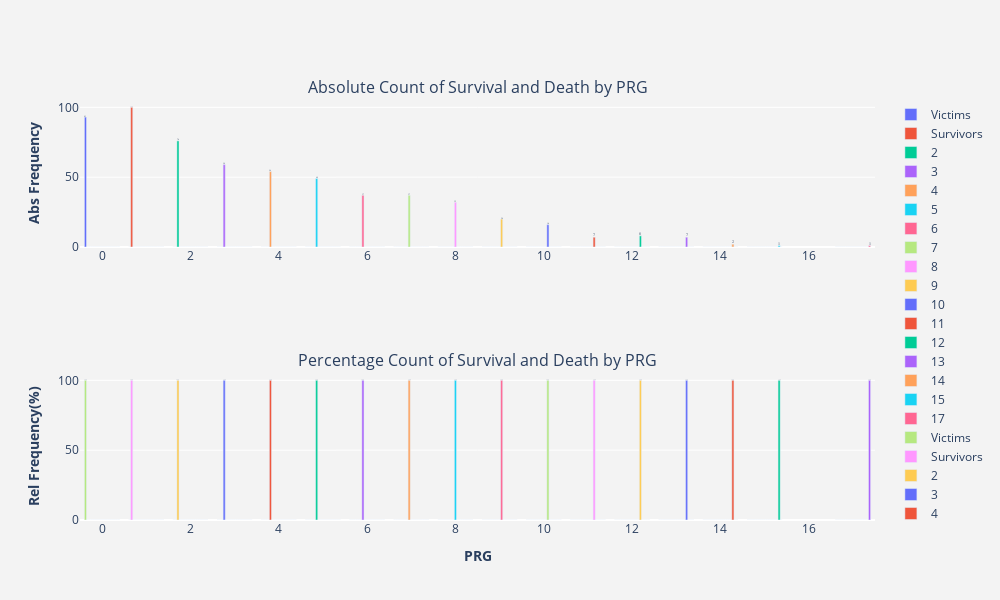

Here is the notebook cell this chart was saved with:
### Code cell
"""Count and plot absolute and relative number of survivors and victims due to SibSp."""
calculateCrosstabulation(df_train.PRG)

### Figure 1 — Plotly figure (JSON) as saved in the notebook; plotly's stock layout.template omitted (floating-point values rounded to 4 significant figures)
{"data": [{"hoverinfo": "x+y", "name": "Victims", "text": [93, 0, 0, 0, 0, 0, 0, 0, 0, 0, 0, 0, 0, 0, 0, 0, 0], "textfont": {"family": "sans serif", "size": 14}, "textposition": "auto", "type": "bar", "x": [0, 1, 2, 3, 4, 5, 6, 7, 8, 9, 10, 11, 12, 13, 14, 15, 17], "xaxis": "x", "y": [93, 0, 0, 0, 0, 0, 0, 0, 0, 0, 0, 0, 0, 0, 0, 0, 0], "yaxis": "y"}, {"hoverinfo": "x+y", "name": "Survivors", "text": [0, 100, 0, 0, 0, 0, 0, 0, 0, 0, 0, 0, 0, 0, 0, 0, 0], "textfont": {"family": "sans serif", "size": 14}, "textposition": "auto", "type": "bar", "x": [0, 1, 2, 3, 4, 5, 6, 7, 8, 9, 10, 11, 12, 13, 14, 15, 17], "xaxis": "x", "y": [0, 100, 0, 0, 0, 0, 0, 0, 0, 0, 0, 0, 0, 0, 0, 0, 0], "yaxis": "y"}, {"hoverinfo": "x+y", "name": "2", "text": [0, 0, 76, 0, 0, 0, 0, 0, 0, 0, 0, 0, 0, 0, 0, 0, 0], "textfont": {"family": "sans serif", "size": 14}, "textposition": "auto", "type": "bar", "x": [0, 1, 2, 3, 4, 5, 6, 7, 8, 9, 10, 11, 12, 13, 14, 15, 17], "xaxis": "x", "y": [0, 0, 76, 0, 0, 0, 0, 0, 0, 0, 0, 0, 0, 0, 0, 0, 0], "yaxis": "y"}, {"hoverinfo": "x+y", "name": "3", "text": [0, 0, 0, 59, 0, 0, 0, 0, 0, 0, 0, 0, 0, 0, 0, 0, 0], "textfont": {"family": "sans serif", "size": 14}, "textposition": "auto", "type": "bar", "x": [0, 1, 2, 3, 4, 5, 6, 7, 8, 9, 10, 11, 12, 13, 14, 15, 17], "xaxis": "x", "y": [0, 0, 0, 59, 0, 0, 0, 0, 0, 0, 0, 0, 0, 0, 0, 0, 0], "yaxis": "y"}, {"hoverinfo": "x+y", "name": "4", "text": [0, 0, 0, 0, 54, 0, 0, 0, 0, 0, 0, 0, 0, 0, 0, 0, 0], "textfont": {"family": "sans serif", "size": 14}, "textposition": "auto", "type": "bar", "x": [0, 1, 2, 3, 4, 5, 6, 7, 8, 9, 10, 11, 12, 13, 14, 15, 17], "xaxis": "x", "y": [0, 0, 0, 0, 54, 0, 0, 0, 0, 0, 0, 0, 0, 0, 0, 0, 0], "yaxis": "y"}, {"hoverinfo": "x+y", "name": "5", "text": [0, 0, 0, 0, 0, 49, 0, 0, 0, 0, 0, 0, 0, 0, 0, 0, 0], "textfont": {"family": "sans serif", "size": 14}, "textposition": "auto", "type": "bar", "x": [0, 1, 2, 3, 4, 5, 6, 7, 8, 9, 10, 11, 12, 13, 14, 15, 17], "xaxis": "x", "y": [0, 0, 0, 0, 0, 49, 0, 0, 0, 0, 0, 0, 0, 0, 0, 0, 0], "yaxis": "y"}, {"hoverinfo": "x+y", "name": "6", "text": [0, 0, 0, 0, 0, 0, 37, 0, 0, 0, 0, 0, 0, 0, 0, 0, 0], "textfont": {"family": "sans serif", "size": 14}, "textposition": "auto", "type": "bar", "x": [0, 1, 2, 3, 4, 5, 6, 7, 8, 9, 10, 11, 12, 13, 14, 15, 17], "xaxis": "x", "y": [0, 0, 0, 0, 0, 0, 37, 0, 0, 0, 0, 0, 0, 0, 0, 0, 0], "yaxis": "y"}, {"hoverinfo": "x+y", "name": "7", "text": [0, 0, 0, 0, 0, 0, 0, 37, 0, 0, 0, 0, 0, 0, 0, 0, 0], "textfont": {"family": "sans serif", "size": 14}, "textposition": "auto", "type": "bar", "x": [0, 1, 2, 3, 4, 5, 6, 7, 8, 9, 10, 11, 12, 13, 14, 15, 17], "xaxis": "x", "y": [0, 0, 0, 0, 0, 0, 0, 37, 0, 0, 0, 0, 0, 0, 0, 0, 0], "yaxis": "y"}, {"hoverinfo": "x+y", "name": "8", "text": [0, 0, 0, 0, 0, 0, 0, 0, 32, 0, 0, 0, 0, 0, 0, 0, 0], "textfont": {"family": "sans serif", "size": 14}, "textposition": "auto", "type": "bar", "x": [0, 1, 2, 3, 4, 5, 6, 7, 8, 9, 10, 11, 12, 13, 14, 15, 17], "xaxis": "x", "y": [0, 0, 0, 0, 0, 0, 0, 0, 32, 0, 0, 0, 0, 0, 0, 0, 0], "yaxis": "y"}, {"hoverinfo": "x+y", "name": "9", "text": [0, 0, 0, 0, 0, 0, 0, 0, 0, 20, 0, 0, 0, 0, 0, 0, 0], "textfont": {"family": "sans serif", "size": 14}, "textposition": "auto", "type": "bar", "x": [0, 1, 2, 3, 4, 5, 6, 7, 8, 9, 10, 11, 12, 13, 14, 15, 17], "xaxis": "x", "y": [0, 0, 0, 0, 0, 0, 0, 0, 0, 20, 0, 0, 0, 0, 0, 0, 0], "yaxis": "y"}, {"hoverinfo": "x+y", "name": "10", "text": [0, 0, 0, 0, 0, 0, 0, 0, 0, 0, 16, 0, 0, 0, 0, 0, 0], "textfont": {"family": "sans serif", "size": 14}, "textposition": "auto", "type": "bar", "x": [0, 1, 2, 3, 4, 5, 6, 7, 8, 9, 10, 11, 12, 13, 14, 15, 17], "xaxis": "x", "y": [0, 0, 0, 0, 0, 0, 0, 0, 0, 0, 16, 0, 0, 0, 0, 0, 0], "yaxis": "y"}, {"hoverinfo": "x+y", "name": "11", "text": [0, 0, 0, 0, 0, 0, 0, 0, 0, 0, 0, 7, 0, 0, 0, 0, 0], "textfont": {"family": "sans serif", "size": 14}, "textposition": "auto", "type": "bar", "x": [0, 1, 2, 3, 4, 5, 6, 7, 8, 9, 10, 11, 12, 13, 14, 15, 17], "xaxis": "x", "y": [0, 0, 0, 0, 0, 0, 0, 0, 0, 0, 0, 7, 0, 0, 0, 0, 0], "yaxis": "y"}, {"hoverinfo": "x+y", "name": "12", "text": [0, 0, 0, 0, 0, 0, 0, 0, 0, 0, 0, 0, 8, 0, 0, 0, 0], "textfont": {"family": "sans serif", "size": 14}, "textposition": "auto", "type": "bar", "x": [0, 1, 2, 3, 4, 5, 6, 7, 8, 9, 10, 11, 12, 13, 14, 15, 17], "xaxis": "x", "y": [0, 0, 0, 0, 0, 0, 0, 0, 0, 0, 0, 0, 8, 0, 0, 0, 0], "yaxis": "y"}, {"hoverinfo": "x+y", "name": "13", "text": [0, 0, 0, 0, 0, 0, 0, 0, 0, 0, 0, 0, 0, 7, 0, 0, 0], "textfont": {"family": "sans serif", "size": 14}, "textposition": "auto", "type": "bar", "x": [0, 1, 2, 3, 4, 5, 6, 7, 8, 9, 10, 11, 12, 13, 14, 15, 17], "xaxis": "x", "y": [0, 0, 0, 0, 0, 0, 0, 0, 0, 0, 0, 0, 0, 7, 0, 0, 0], "yaxis": "y"}, {"hoverinfo": "x+y", "name": "14", "text": [0, 0, 0, 0, 0, 0, 0, 0, 0, 0, 0, 0, 0, 0, 2, 0, 0], "textfont": {"family": "sans serif", "size": 14}, "textposition": "auto", "type": "bar", "x": [0, 1, 2, 3, 4, 5, 6, 7, 8, 9, 10, 11, 12, 13, 14, 15, 17], "xaxis": "x", "y": [0, 0, 0, 0, 0, 0, 0, 0, 0, 0, 0, 0, 0, 0, 2, 0, 0], "yaxis": "y"}, {"hoverinfo": "x+y", "name": "15", "text": [0, 0, 0, 0, 0, 0, 0, 0, 0, 0, 0, 0, 0, 0, 0, 1, 0], "textfont": {"family": "sans serif", "size": 14}, "textposition": "auto", "type": "bar", "x": [0, 1, 2, 3, 4, 5, 6, 7, 8, 9, 10, 11, 12, 13, 14, 15, 17], "xaxis": "x", "y": [0, 0, 0, 0, 0, 0, 0, 0, 0, 0, 0, 0, 0, 0, 0, 1, 0], "yaxis": "y"}, {"hoverinfo": "x+y", "name": "17", "text": [0, 0, 0, 0, 0, 0, 0, 0, 0, 0, 0, 0, 0, 0, 0, 0, 1], "textfont": {"family": "sans serif", "size": 14}, "textposition": "auto", "type": "bar", "x": [0, 1, 2, 3, 4, 5, 6, 7, 8, 9, 10, 11, 12, 13, 14, 15, 17], "xaxis": "x", "y": [0, 0, 0, 0, 0, 0, 0, 0, 0, 0, 0, 0, 0, 0, 0, 0, 1], "yaxis": "y"}, {"hoverinfo": "x+y", "name": "Victims", "text": [100, 0, 0, 0, 0, 0, 0, 0, 0, 0, 0, 0, 0, 0, 0, 0, 0], "textfont": {"family": "sans serif", "size": 14}, "textposition": "auto", "type": "bar", "x": [0, 1, 2, 3, 4, 5, 6, 7, 8, 9, 10, 11, 12, 13, 14, 15, 17], "xaxis": "x2", "y": [100, 0, 0, 0, 0, 0, 0, 0, 0, 0, 0, 0, 0, 0, 0, 0, 0], "yaxis": "y2"}, {"hoverinfo": "x+y", "name": "Survivors", "text": [0, 100, 0, 0, 0, 0, 0, 0, 0, 0, 0, 0, 0, 0, 0, 0, 0], "textfont": {"family": "sans serif", "size": 14}, "textposition": "auto", "type": "bar", "x": [0, 1, 2, 3, 4, 5, 6, 7, 8, 9, 10, 11, 12, 13, 14, 15, 17], "xaxis": "x2", "y": [0, 100, 0, 0, 0, 0, 0, 0, 0, 0, 0, 0, 0, 0, 0, 0, 0], "yaxis": "y2"}, {"hoverinfo": "x+y", "name": "2", "text": [0, 0, 100, 0, 0, 0, 0, 0, 0, 0, 0, 0, 0, 0, 0, 0, 0], "textfont": {"family": "sans serif", "size": 14}, "textposition": "auto", "type": "bar", "x": [0, 1, 2, 3, 4, 5, 6, 7, 8, 9, 10, 11, 12, 13, 14, 15, 17], "xaxis": "x2", "y": [0, 0, 100, 0, 0, 0, 0, 0, 0, 0, 0, 0, 0, 0, 0, 0, 0], "yaxis": "y2"}, {"hoverinfo": "x+y", "name": "3", "text": [0, 0, 0, 100, 0, 0, 0, 0, 0, 0, 0, 0, 0, 0, 0, 0, 0], "textfont": {"family": "sans serif", "size": 14}, "textposition": "auto", "type": "bar", "x": [0, 1, 2, 3, 4, 5, 6, 7, 8, 9, 10, 11, 12, 13, 14, 15, 17], "xaxis": "x2", "y": [0, 0, 0, 100, 0, 0, 0, 0, 0, 0, 0, 0, 0, 0, 0, 0, 0], "yaxis": "y2"}, {"hoverinfo": "x+y", "name": "4", "text": [0, 0, 0, 0, 100, 0, 0, 0, 0, 0, 0, 0, 0, 0, 0, 0, 0], "textfont": {"family": "sans serif", "size": 14}, "textposition": "auto", "type": "bar", "x": [0, 1, 2, 3, 4, 5, 6, 7, 8, 9, 10, 11, 12, 13, 14, 15, 17], "xaxis": "x2", "y": [0, 0, 0, 0, 100, 0, 0, 0, 0, 0, 0, 0, 0, 0, 0, 0, 0], "yaxis": "y2"}, {"hoverinfo": "x+y", "name": "5", "text": [0, 0, 0, 0, 0, 100, 0, 0, 0, 0, 0, 0, 0, 0, 0, 0, 0], "textfont": {"family": "sans serif", "size": 14}, "textposition": "auto", "type": "bar", "x": [0, 1, 2, 3, 4, 5, 6, 7, 8, 9, 10, 11, 12, 13, 14, 15, 17], "xaxis": "x2", "y": [0, 0, 0, 0, 0, 100, 0, 0, 0, 0, 0, 0, 0, 0, 0, 0, 0], "yaxis": "y2"}, {"hoverinfo": "x+y", "name": "6", "text": [0, 0, 0, 0, 0, 0, 100, 0, 0, 0, 0, 0, 0, 0, 0, 0, 0], "textfont": {"family": "sans serif", "size": 14}, "textposition": "auto", "type": "bar", "x": [0, 1, 2, 3, 4, 5, 6, 7, 8, 9, 10, 11, 12, 13, 14, 15, 17], "xaxis": "x2", "y": [0, 0, 0, 0, 0, 0, 100, 0, 0, 0, 0, 0, 0, 0, 0, 0, 0], "yaxis": "y2"}, {"hoverinfo": "x+y", "name": "7", "text": [0, 0, 0, 0, 0, 0, 0, 100, 0, 0, 0, 0, 0, 0, 0, 0, 0], "textfont": {"family": "sans serif", "size": 14}, "textposition": "auto", "type": "bar", "x": [0, 1, 2, 3, 4, 5, 6, 7, 8, 9, 10, 11, 12, 13, 14, 15, 17], "xaxis": "x2", "y": [0, 0, 0, 0, 0, 0, 0, 100, 0, 0, 0, 0, 0, 0, 0, 0, 0], "yaxis": "y2"}, {"hoverinfo": "x+y", "name": "8", "text": [0, 0, 0, 0, 0, 0, 0, 0, 100, 0, 0, 0, 0, 0, 0, 0, 0], "textfont": {"family": "sans serif", "size": 14}, "textposition": "auto", "type": "bar", "x": [0, 1, 2, 3, 4, 5, 6, 7, 8, 9, 10, 11, 12, 13, 14, 15, 17], "xaxis": "x2", "y": [0, 0, 0, 0, 0, 0, 0, 0, 100, 0, 0, 0, 0, 0, 0, 0, 0], "yaxis": "y2"}, {"hoverinfo": "x+y", "name": "9", "text": [0, 0, 0, 0, 0, 0, 0, 0, 0, 100, 0, 0, 0, 0, 0, 0, 0], "textfont": {"family": "sans serif", "size": 14}, "textposition": "auto", "type": "bar", "x": [0, 1, 2, 3, 4, 5, 6, 7, 8, 9, 10, 11, 12, 13, 14, 15, 17], "xaxis": "x2", "y": [0, 0, 0, 0, 0, 0, 0, 0, 0, 100, 0, 0, 0, 0, 0, 0, 0], "yaxis": "y2"}, {"hoverinfo": "x+y", "name": "10", "text": [0, 0, 0, 0, 0, 0, 0, 0, 0, 0, 100, 0, 0, 0, 0, 0, 0], "textfont": {"family": "sans serif", "size": 14}, "textposition": "auto", "type": "bar", "x": [0, 1, 2, 3, 4, 5, 6, 7, 8, 9, 10, 11, 12, 13, 14, 15, 17], "xaxis": "x2", "y": [0, 0, 0, 0, 0, 0, 0, 0, 0, 0, 100, 0, 0, 0, 0, 0, 0], "yaxis": "y2"}, {"hoverinfo": "x+y", "name": "11", "text": [0, 0, 0, 0, 0, 0, 0, 0, 0, 0, 0, 100, 0, 0, 0, 0, 0], "textfont": {"family": "sans serif", "size": 14}, "textposition": "auto", "type": "bar", "x": [0, 1, 2, 3, 4, 5, 6, 7, 8, 9, 10, 11, 12, 13, 14, 15, 17], "xaxis": "x2", "y": [0, 0, 0, 0, 0, 0, 0, 0, 0, 0, 0, 100, 0, 0, 0, 0, 0], "yaxis": "y2"}, {"hoverinfo": "x+y", "name": "12", "text": [0, 0, 0, 0, 0, 0, 0, 0, 0, 0, 0, 0, 100, 0, 0, 0, 0], "textfont": {"family": "sans serif", "size": 14}, "textposition": "auto", "type": "bar", "x": [0, 1, 2, 3, 4, 5, 6, 7, 8, 9, 10, 11, 12, 13, 14, 15, 17], "xaxis": "x2", "y": [0, 0, 0, 0, 0, 0, 0, 0, 0, 0, 0, 0, 100, 0, 0, 0, 0], "yaxis": "y2"}, {"hoverinfo": "x+y", "name": "13", "text": [0, 0, 0, 0, 0, 0, 0, 0, 0, 0, 0, 0, 0, 100, 0, 0, 0], "textfont": {"family": "sans serif", "size": 14}, "textposition": "auto", "type": "bar", "x": [0, 1, 2, 3, 4, 5, 6, 7, 8, 9, 10, 11, 12, 13, 14, 15, 17], "xaxis": "x2", "y": [0, 0, 0, 0, 0, 0, 0, 0, 0, 0, 0, 0, 0, 100, 0, 0, 0], "yaxis": "y2"}, {"hoverinfo": "x+y", "name": "14", "text": [0, 0, 0, 0, 0, 0, 0, 0, 0, 0, 0, 0, 0, 0, 100, 0, 0], "textfont": {"family": "sans serif", "size": 14}, "textposition": "auto", "type": "bar", "x": [0, 1, 2, 3, 4, 5, 6, 7, 8, 9, 10, 11, 12, 13, 14, 15, 17], "xaxis": "x2", "y": [0, 0, 0, 0, 0, 0, 0, 0, 0, 0, 0, 0, 0, 0, 100, 0, 0], "yaxis": "y2"}, {"hoverinfo": "x+y", "name": "15", "text": [0, 0, 0, 0, 0, 0, 0, 0, 0, 0, 0, 0, 0, 0, 0, 100, 0], "textfont": {"family": "sans serif", "size": 14}, "textposition": "auto", "type": "bar", "x": [0, 1, 2, 3, 4, 5, 6, 7, 8, 9, 10, 11, 12, 13, 14, 15, 17], "xaxis": "x2", "y": [0, 0, 0, 0, 0, 0, 0, 0, 0, 0, 0, 0, 0, 0, 0, 100, 0], "yaxis": "y2"}, {"hoverinfo": "x+y", "name": "17", "text": [0, 0, 0, 0, 0, 0, 0, 0, 0, 0, 0, 0, 0, 0, 0, 0, 100], "textfont": {"family": "sans serif", "size": 14}, "textposition": "auto", "type": "bar", "x": [0, 1, 2, 3, 4, 5, 6, 7, 8, 9, 10, 11, 12, 13, 14, 15, 17], "xaxis": "x2", "y": [0, 0, 0, 0, 0, 0, 0, 0, 0, 0, 0, 0, 0, 0, 0, 0, 100], "yaxis": "y2"}], "layout": {"annotations": [{"font": {"size": 16}, "showarrow": false, "text": "Absolute Count of Survival and Death by PRG", "x": 0.5, "xanchor": "center", "xref": "paper", "y": 1.0, "yanchor": "bottom", "yref": "paper"}, {"font": {"size": 16}, "showarrow": false, "text": "Percentage Count of Survival and Death by PRG", "x": 0.5, "xanchor": "center", "xref": "paper", "y": 0.35, "yanchor": "bottom", "yref": "paper"}], "barmode": "group", "height": 600, "hovermode": "closest", "paper_bgcolor": "rgb(243, 243, 243)", "plot_bgcolor": "rgb(243, 243, 243)", "width": 1000, "xaxis": {"anchor": "y", "domain": [0, 1]}, "xaxis2": {"anchor": "y2", "domain": [0, 1], "title": {"text": "<b>PRG</b>"}}, "yaxis": {"anchor": "x", "domain": [0.65, 1.0], "title": {"text": "<b>Abs Frequency</b>"}}, "yaxis2": {"anchor": "x2", "domain": [0, 0.35], "title": {"text": "<b>Rel Frequency(%)</b>"}}}}
